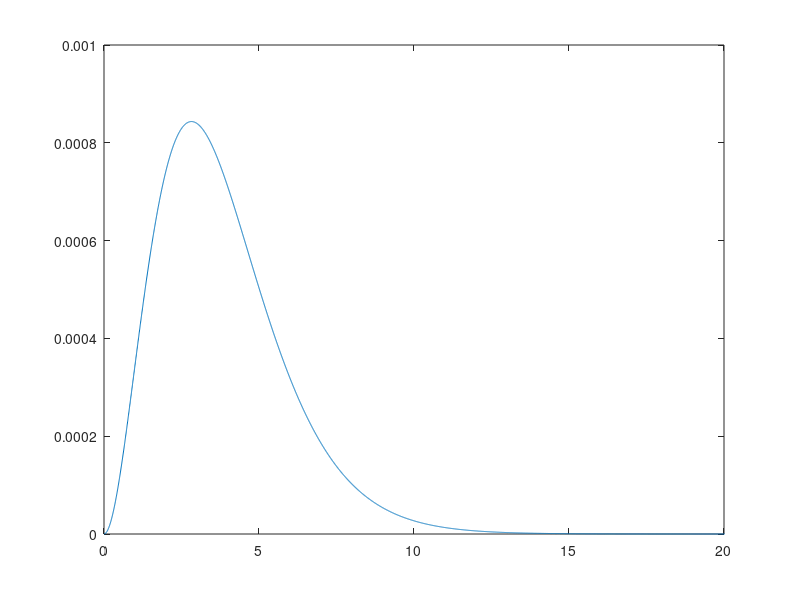

MATLAB code to generate this figure:
%Planck Spectrum
%Maddie C.
%4/6/2016
%
T=1500;                     %Temperature of kiln (K)
k=1.38e-23;                 %Boltzmann's constant (eV/K)
h=6.626e-34;                %Planck's constant (eV*s)
c=2.99e8;                   %Speed of light (m/s)
L=1;                        %dimension (m)            
n=1:1000:10000000;          %Quantum energy level
p=(h*c*n)./(2*L);           %Energy of photon spectrum (J)               
N=8*pi*(k*T).^4./((h*c).^3) %Normalization constant
x=p./(k*T);                 %sub x
y=N*(x.^3)./(exp(x)-1);     %Total energyplot(x,y)
plot(x,y)
axis([0 20 0 .001])